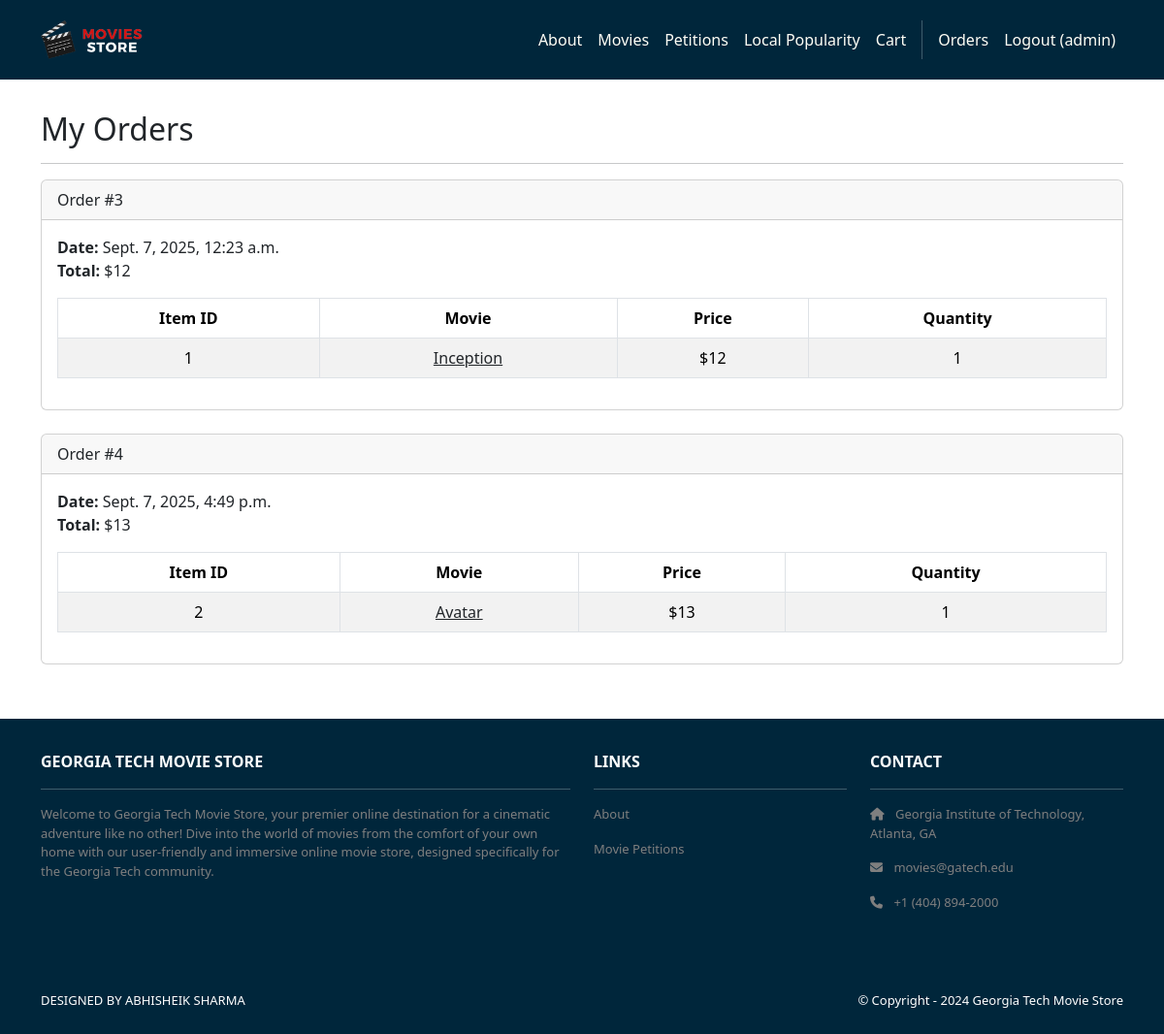
Before: /accounts/orders/ (signed in) with the older database file.
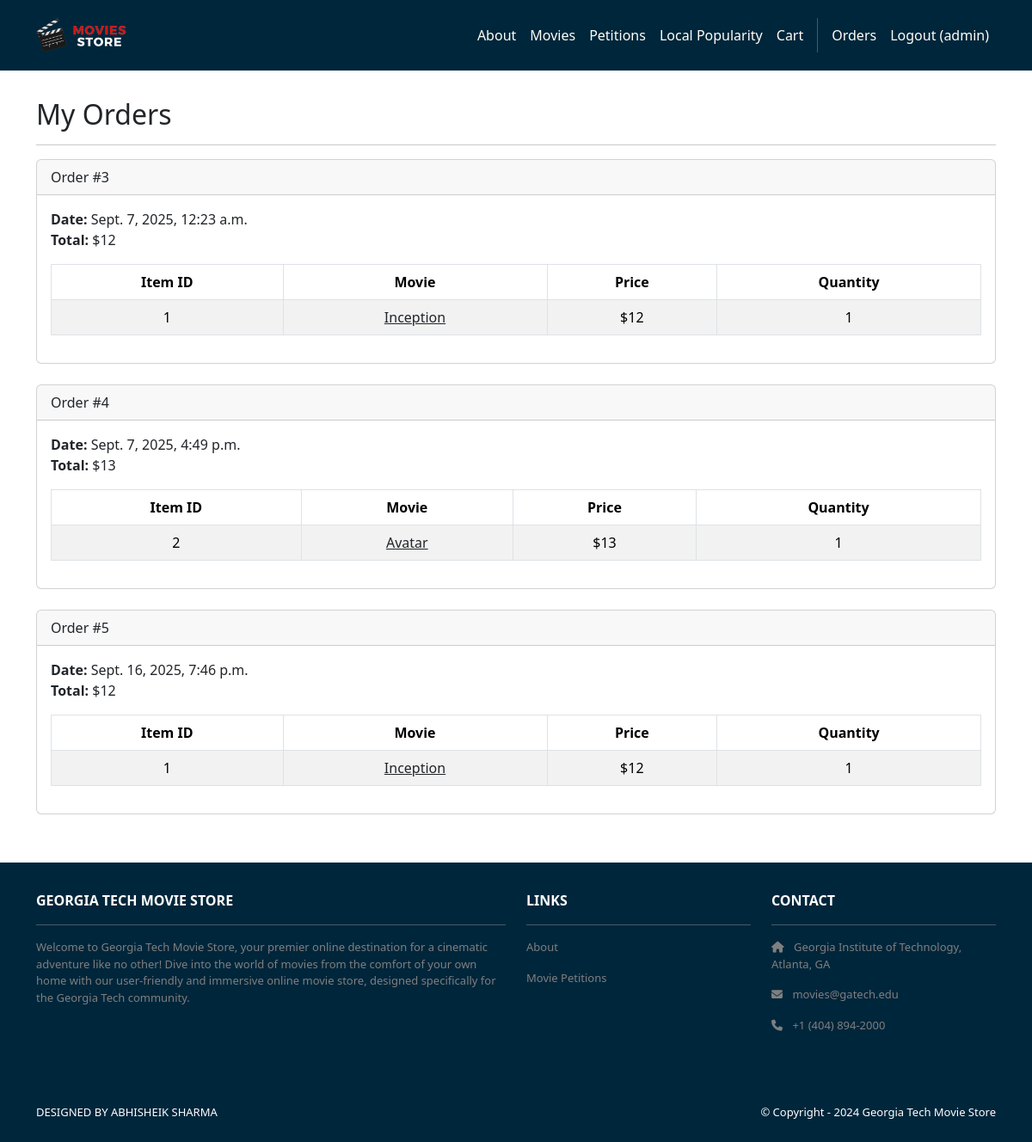
After: the same page with the newer database file.
### cart/models.py (models this page shows, shortened)
class Order(models.Model):
    id = models.AutoField(primary_key=True)
    total = models.IntegerField()
    date = models.DateTimeField(auto_now_add=True)
    user = models.ForeignKey(User, on_delete=models.CASCADE)

class Item(models.Model):
    id = models.AutoField(primary_key=True)
    price = models.IntegerField()
    quantity = models.IntegerField()
    order = models.ForeignKey(Order, on_delete=models.CASCADE)
    movie = models.ForeignKey(Movie, on_delete=models.CASCADE)

### movies/models.py (models this page shows, shortened)
class Movie(models.Model):
    id = models.AutoField(primary_key=True)
    name = models.CharField(max_length=255)
    price = models.IntegerField()
    description = models.TextField()
    image = models.ImageField(upload_to='movie_images/')
    amount_left = models.PositiveIntegerField(default=0, help_text="Number of copies available for purchase")

### accounts/views.py (the view)
# urls.py: path('orders/', views.orders, name='accounts.orders'),
@login_required
def orders(request):
    template_data = {}
    template_data['title'] = 'Orders - Georgia Tech Movie Store'
    template_data['orders'] = request.user.order_set.all()
    return render(request, 'accounts/orders.html', {'template_data': template_data})

### accounts/templates/accounts/orders.html
{% extends 'base.html' %}
{% block content %}
<div class="p-3">
  <div class="container">
    <div class="row mt-3">
      <div class="col mx-auto mb-3">
        <h2>My Orders</h2>
        <hr />
        {% for order in template_data.orders %}
        <div class="card mb-4">
          <div class="card-header">
            Order #{{ order.id }}
          </div>
          <div class="card-body">
            <b>Date:</b> {{ order.date }}<br />
            <b>Total:</b> ${{ order.total }}<br />
            <table class="table table-bordered table-striped text-center mt-3">
              <thead>
                <tr>
                  <th scope="col">Item ID</th>
                  <th scope="col">Movie</th>
                  <th scope="col">Price</th>
                  <th scope="col">Quantity</th>
                </tr>
              </thead>
              <tbody>
                {% for item in order.item_set.all %}
                <tr>
                  <td>{{ item.movie.id }}</td>
                  <td>
                    <a class="link-dark" href="{% url 'movies.show' id=item.movie.id %}">
                      {{ item.movie.name }}
                    </a>
                  </td>
                  <td>${{ item.movie.price }}</td>
                  <td>{{ item.quantity }}</td>
                </tr>
                {% endfor %}
              </tbody>
            </table>
          </div>
        </div>
        {% endfor %}
      </div>
    </div>
  </div>
</div>
{% endblock content %}

Changed rows visible on the page:
added Order: id "5", date "Sept. 16, 2025, 7:46 p.m.", total "12"
added Item: movie.id "1", movie.name "Inception", movie.price "12", quantity "1", shown under "5"
